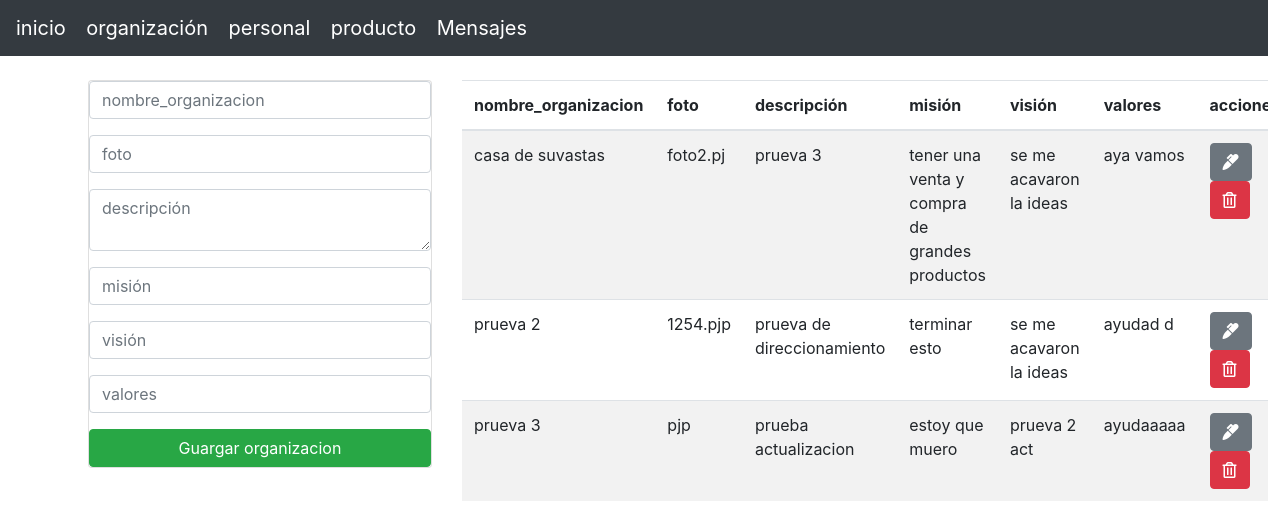
The page / on the database its author committed.
### index.php (the view, shortened to what this page needs)
<?php include("db.php") ?>
<?php include("includes/encabesado.php") ?>
<div class="container p-4">
    <div class="row">
        <div class="col-md-4">
            <div class="card card-bady">
                <form action="organización/guardar.php" method="POST">
                    <div class="form-group">
                        <input type="text" name="nombre_organizacion" class="form-control" placeholder="nombre_organizacion" autofocus>
                    </div>
                    <div class="form-group">
                        <input type="text" name="foto" class="form-control" placeholder="foto" autofocus>
                    </div>
                    <div class="form-group">
                        <textarea name="descripción" rows="2" class="form-control" placeholder="descripción"></textarea>
                    </div>
                    <div class="form-group">
                        <input type="text" name="misión" class="form-control" placeholder="misión" autofocus>
                    </div>
                    <div class="form-group">
                        <input type="text" name="visión" class="form-control" placeholder="visión" autofocus>
                    </div>
                    <div class="form-group">
                        <input type="text" name="valores" class="form-control" placeholder="valores" autofocus>
                    </div>
                    <input type="submit" class="btn btn-success btn-block" name="Guardar" value="Guargar organizacion">
                </form>
            </div>
        </div>
        <div class="col-md-8">
            <table class="table table-striped">
                <thead>
                    <tr>
                        <th>nombre_organizacion</th>
                        <th>foto</th>
                        <th>descripción</th>
                        <th>misión</th>
                        <th>visión</th>
                        <th>valores</th>
                        <th>acciones</th>
                    </tr>
                </thead>
                <tbody>
                    <?php
                    $query = "SELECT * FROM organización";
                    $result_organización = mysqli_query($conn, $query);
                    while ($row = mysqli_fetch_assoc($result_organización)) { ?>
                        <tr>
                            <td><?php echo $row['nombre'] ?></td>
                            <td><?php echo $row['foto'] ?></td>
                            <td><?php echo $row['descripción'] ?></td>
                            <td><?php echo $row['misión'] ?></td>
                            <td><?php echo $row['visión'] ?></td>
                            <td><?php echo $row['valores'] ?></td>
                            <td>
                                <a href="organización/editar.php?id=<?php echo $row['id'] ?>" class="btn btn-secondary">
                                    <i class="fas fa-marker"></i>
                                </a>
                                <a href="organización/eliminar.php?id=<?php echo $row['id'] ?>" class="btn btn-danger">
                                    <i class="far fa-trash-alt"></i>
                                </a>
                            </td>
                        </tr>
                    <?php }  ?>
                </tbody>
            </table>
        </div>
    </div>
</div>
<?php include("includes/pie.php"); ?>

### includes/encabesado.php (shortened to what this page needs)
<!DOCTYPE html>
<html lang="en">
<head>
    <link rel="stylesheet" href="https://cdn.jsdelivr.net/npm/bootstrap@4.2.1/dist/css/bootstrap.min.css">
    <link rel="stylesheet" href="https://use.fontawesome.com/releases/v5.6.3/css/all.css">
</head>
<body>
    <nav class="navbar navbar-dark bg-dark">
        <div>
            <a href="inicio.htm" class="navbar-brand">inicio</a>
            <a href="index.php" class="navbar-brand">organización</a>
            <a href="personal.php" class="navbar-brand">personal</a>
            <a href="producto.php" class="navbar-brand">producto</a>
            <a href="mensaje.php" class="navbar-brand">Mensajes</a>
        </div>
    </nav>

### includes/pie.php (shortened to what this page needs)
</body>
</html>

### rows shown on the page
organización: nombre "casa de suvastas", foto "foto2.pj", descripción "prueva 3", misión "tener una venta y compra de grandes productos", visión "se me acavaron la ideas", valores "aya vamos"
organización: nombre "prueva 2", foto "1254.pjp", descripción "prueva de direccionamiento", misión "terminar esto", visión "se me acavaron la ideas", valores "ayudad d"
organización: nombre "prueva 3", foto "pjp", descripción "prueba actualizacion", misión "estoy que muero", visión "prueva 2 act", valores "ayudaaaaa"
